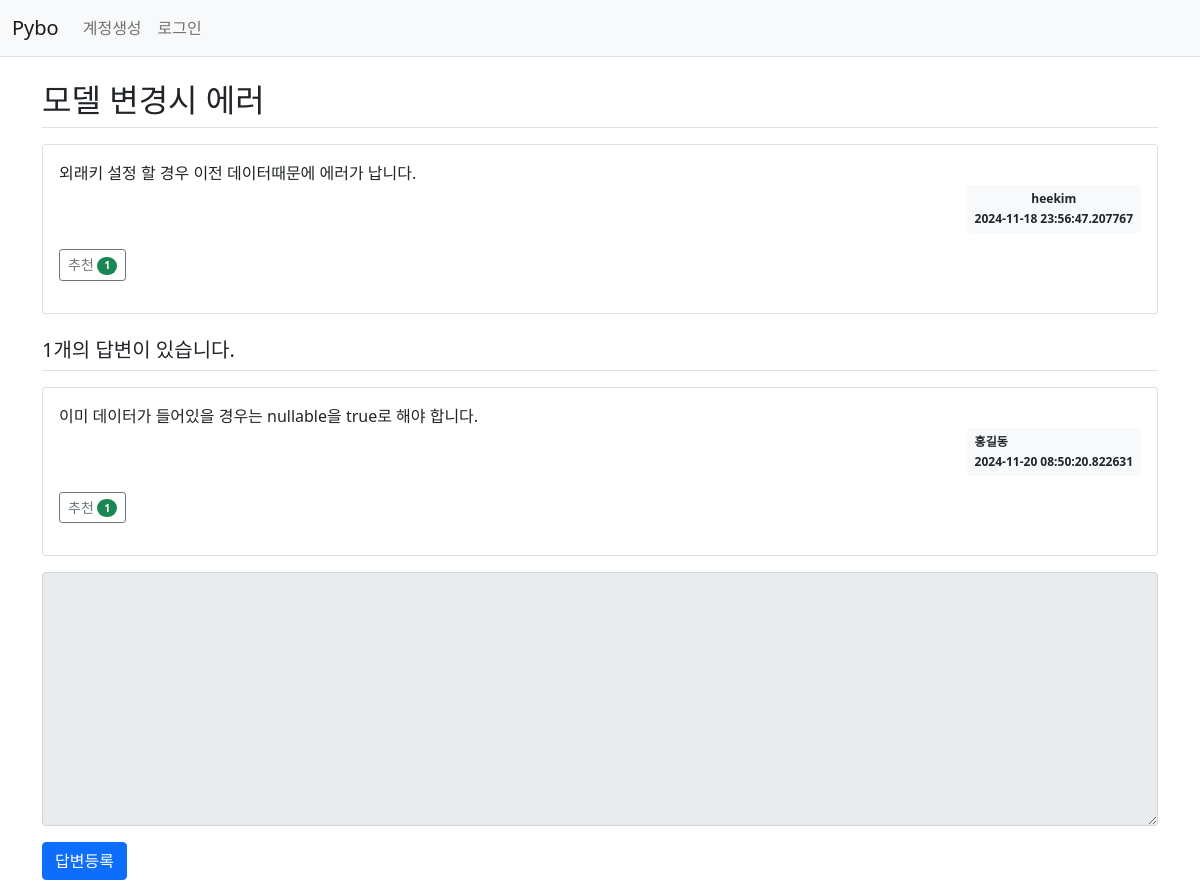
/question/detail/6/, run on the app's committed database.
### pybo/models.py (models this page shows)
class Question(db.Model):
    id = db.Column(db.Integer, primary_key=True)
    subject = db.Column(db.String(200), nullable=False)
    content = db.Column(db.Text(), nullable=False)
    create_date = db.Column(db.DateTime(), nullable=False)
    user_id = db.Column(db.Integer, db.ForeignKey('user.id', ondelete='CASCADE'), nullable=False)
    user = db.relationship('User', backref=db.backref('question_set'))
    modify_date = db.Column(db.DateTime(), nullable=True)
    voter = db.relationship('User', secondary=question_voter, backref=db.backref('question_voter_set'))

class User(db.Model):
    id = db.Column(db.Integer, primary_key=True)
    username = db.Column(db.String(150), unique=True, nullable=False)
    password = db.Column(db.String(200), nullable=False)
    email = db.Column(db.String(120), unique=True, nullable=False)

class Answer(db.Model):
    id = db.Column(db.Integer, primary_key=True)
    question_id = db.Column(db.Integer, db.ForeignKey('question.id', ondelete='CASCADE'))
    question = db.relationship('Question', backref=db.backref('answer_set'))
    content = db.Column(db.Text(), nullable=False)
    create_date = db.Column(db.DateTime(), nullable=False)
    user_id = db.Column(db.Integer, db.ForeignKey('user.id', ondelete='CASCADE'), nullable=False)
    user = db.relationship('User', backref=db.backref('answer_set'))
    modify_date = db.Column(db.DateTime(), nullable=True)
    voter = db.relationship('User', secondary=answer_voter, backref=db.backref('answer_voter_set'))

### pybo/views/question_views.py (the view)
@bp.route('/detail/<int:question_id>/')
def detail(question_id):
    form = AnswerForm()
    question = Question.query.get_or_404(question_id)
    return render_template('question/question_detail.html', question=question, form=form)

### pybo/forms.py
class AnswerForm(FlaskForm):
    content = TextAreaField('내용', validators=[DataRequired('내용은 필수입력 항목입니다.')])

### pybo/views/auth_views.py (called while the page is built)
@bp.before_app_request
def load_logged_in_user():
    user_id = session.get('user_id')
    if user_id is None:
        g.user = None
    else:
        g.user = User.query.get(user_id)

### pybo/templates/question/question_detail.html (shortened to what this page needs)
{% extends 'base.html' %}
{% block content %}
<div class="container my-3">
    <h2 class="border-bottom py-2">{{ question.subject }}</h2>
    <div class="card my-3">
        <div class="card-body">
            <div class="card-text" style="white-space: pre-line;">{{ question.content }}</div>
            <div class="d-flex justify-content-end">
                <div class="badge bg-light text-dark p-2">
                     <div class="mb-2">{{ question.user.username }}</div>
                     <div>{{ question.create_date}}</div>
                </div>
            </div>
            <div class="my-3">
                            <a href="javascript:void(0)" data-uri="{{ url_for('question.vote', question_id=question.id) }}"
               class="recommend btn btn-sm btn-outline-secondary"> 추천
                <span class="badge rounded-pill bg-success">{{ question.voter|length }}</span>
            </a>
        </div>
        </div>
    </div>
    <h5 class="border-bottom my-3 py-2">{{ question.answer_set|length }}개의 답변이 있습니다.</h5>
    {% for answer in question.answer_set %}
    <div class="card my-3">
        <div class="card-body">
            <div class="card-text" style="white-space: pre-line;">{{ answer.content }}</div>
            <div class="d-flex justify-content-end">
                   <div class="badge bg-light text-dark p-2 text-start">
                <div class="mb-2">{{ answer.user.username }}</div>
                <div>{{ answer.create_date }}</div>
            </div>
        </div>
        <div class="my-3">
            <a href="javascript:void(0)" data-uri="{{ url_for('answer.vote', answer_id=answer.id) }}"
               class="recommend btn btn-sm btn-outline-secondary"> 추천
                <span class="badge rounded-pill bg-success">{{ answer.voter|length }}</span>
            </a>
        </div>
        </div>
    </div>
    {% endfor %}
    <form action="{{ url_for('answer.create', question_id=question.id) }}" method="post" class="my-3">
        <div class="mb-3">
            <textarea {% if not g.user %}disabled{% endif %} name="content" id="content" class="form-control" rows="10"></textarea>
        </div>
        <input type="submit" value="답변등록" class="btn btn-primary">
    </form>
</div>
{% endblock %}

### data on the page
Question: subject "모델 변경시 에러", content "외래키 설정 할 경우 이전 데이터때문에 에러가 납니다.", create_date "2024-11-18 23:56:47.207767"
User: user.username "heekim"
Answer: content "이미 데이터가 들어있을 경우는 nullable을 true로 해야 합니다.", user.username "홍길동", create_date "2024-11-20 08:50:20.822631", voter|length "1"

### other printed values
{{ question.voter|length }} "1"
{{ question.answer_set|length }} "1"
